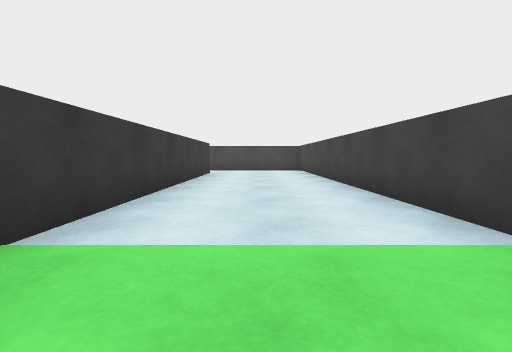
View 1 (above)

12 first-person views from a walk through a Unity game level. The camera is 0.55 m above the floor, tilts 4° down and sees 85° across. The floor is counted in squares, 1 m on a side. Each view is taken from the middle of a square. On the plan, view 1 faces up. The plan holds only what a view shows up to about 9 squares ahead; the rest is blank. The place goes on beyond the plan. The player character is not drawn.

View 2
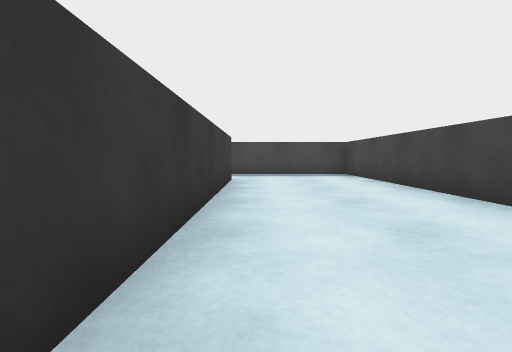

View 3
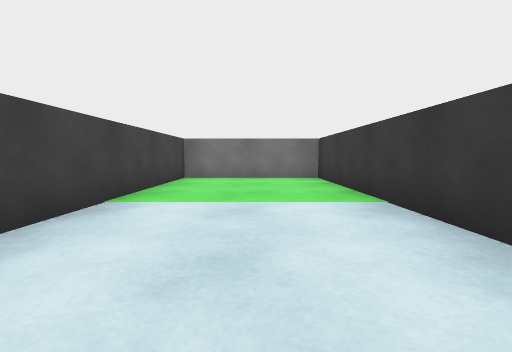

View 4
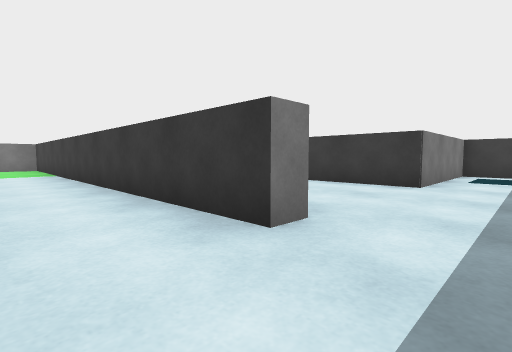

View 5
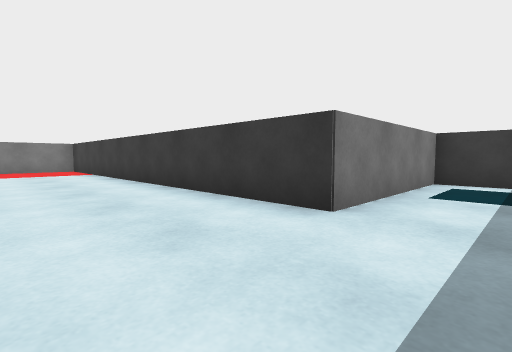

View 6
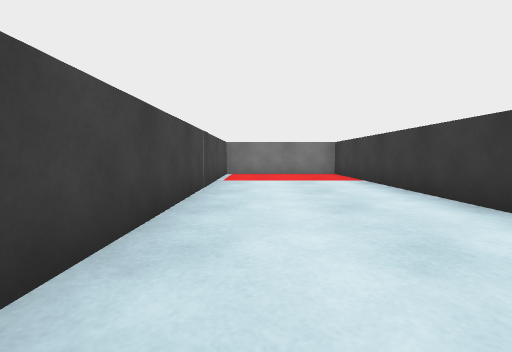

View 7
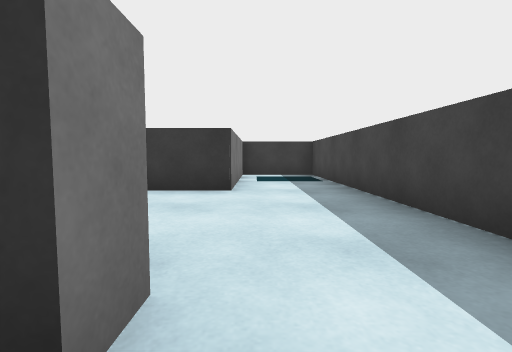

View 8
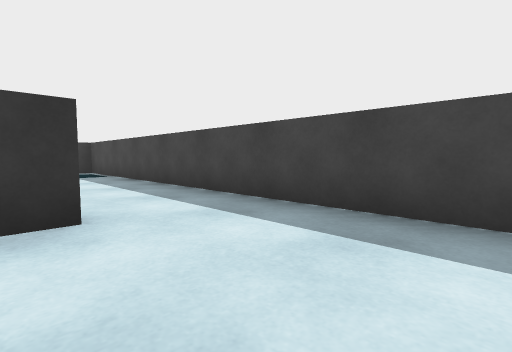

View 9
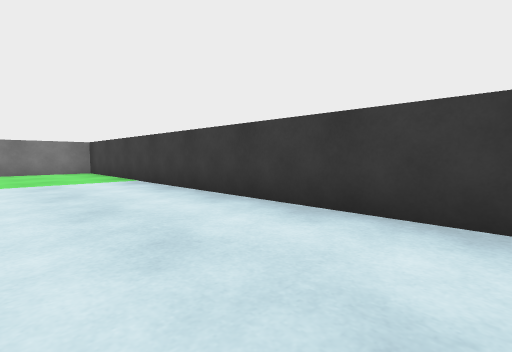

View 10
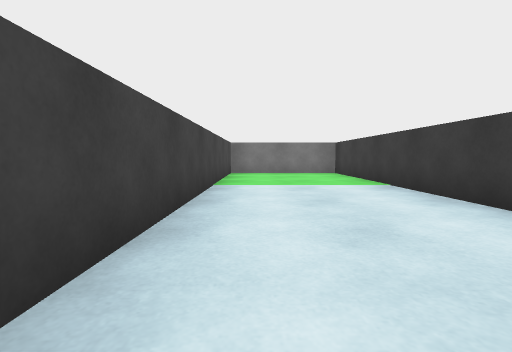

View 11
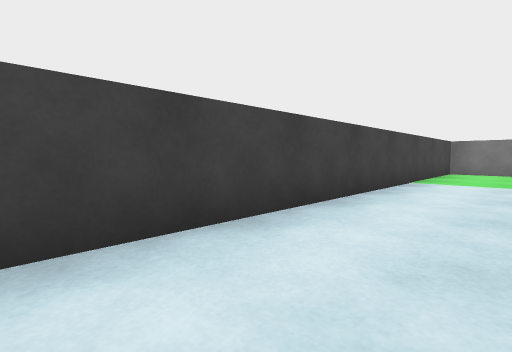

View 12
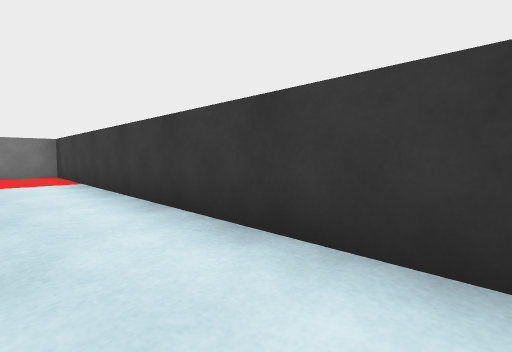

### Floor plan
Ten units are one square. View 1 is at (0, 0); x grows to the right and y downward. Boxes are objects, and circles mark ways between rooms. Rooms are numbered by the first view taken in them; rooms with no view inside come last. Other rooms are left out.
<svg viewBox="-99 -122 122 148">
<path fill="none" stroke="#000" d="M-21 -96 -16 -96 -16 21 18 21 18 -117 -24 -117M-24 -117 -94 -117 -94 -96 -55 -96 -55 8 -21 8 -21 -71"/>
<circle cx="-20" cy="-105" r="3" fill="#2a7"/>
<text x="0" y="-50">1</text>
<text x="-50" y="-60">2</text>
</svg>
Room 1 opens to room 2.

Where each view was taken, in squares from view 1:
view 1: 0 up, 0 right, facing up
view 2: 3 up, 1 left, facing up
view 3: 5 up, 0 right, facing down
view 4: 11 up, 0 right, facing down-left
view 5: 11 up, 3 left, facing down-left
view 6: 8 up, 3 left, facing down
view 7: 10 up, 1 left, facing left
view 8: 9 up, 1 right, facing up-left
view 9: 8 up, 1 right, facing down-left
view 10: 7 up, 1 right, facing down
view 11: 8 up, 0 right, facing down-right
view 12: 8 up, 4 left, facing down-left
